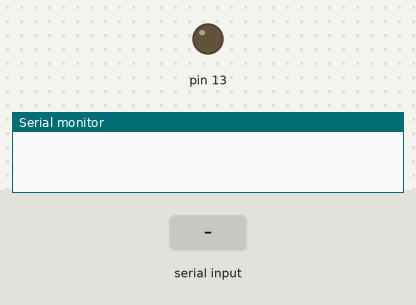
Recording of a sketch running on a simulated Arduino Uno, built with avr-gcc and run on an emulated ATmega328P. Shown: output pins drawn as LEDs (lit = HIGH), the last lines printed to the serial monitor. The inputs (shaded band) are chosen by the test bench.

Above: at 1.2 s.
1.3 s: "a" received over Serial
At 2.9 s:
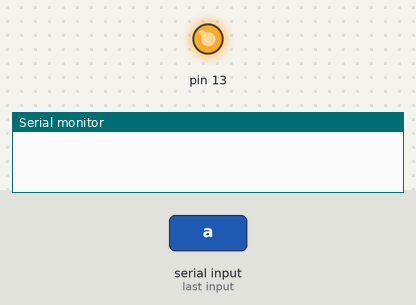
3.8 s: "b" received over Serial
At 6.0 s:
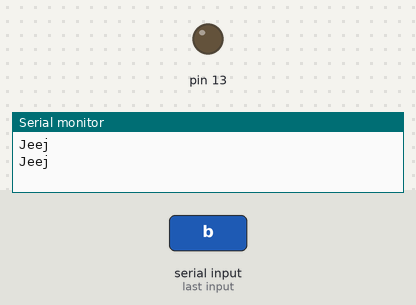
Timing chart, 0 to 7.5 s (numbered marks = the images above; inputs shaded):
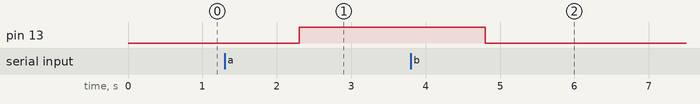

Measured:
- after the input at 1.3 s, pin 13: LOW → HIGH after 1.0 s
- after the input at 3.8 s, pin 13: HIGH → LOW after 1.0 s

The sketch:

AwaitAsyncforArduino.ino
```cpp
#define await(a) a
#define async_void void

void setup() {
	pinMode(13, OUTPUT);

	Serial.begin(9600);
}

void loop() {
	pinHandling();
	postingMessage();
}

async_void pinHandling() {
	await(methodAsync());
}

async_void postingMessage() {
	String message = "Jeej";
	await(wait(millis(), 1000));
	Serial.println(message);
}

async_void methodAsync() {
	while (true) {
		if (Serial.available()) {
			String string;
			string = Serial.readString();

			if (string == "a") {
				digitalWrite(13, true);
			}
			else if (string == "b") {
				digitalWrite(13, false);
			}

			return;
		}
	}
}

async_void wait(long start, long delay) {
	while (true) {
		if (millis() - start > delay) {
			return;
		}
	}
}
```
